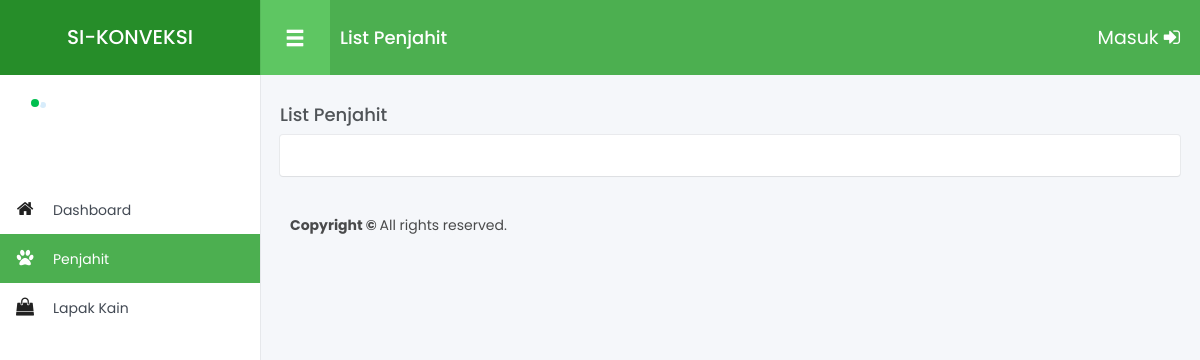
/PesanKustom/penjahit/16, run on an earlier commit of the app's database.
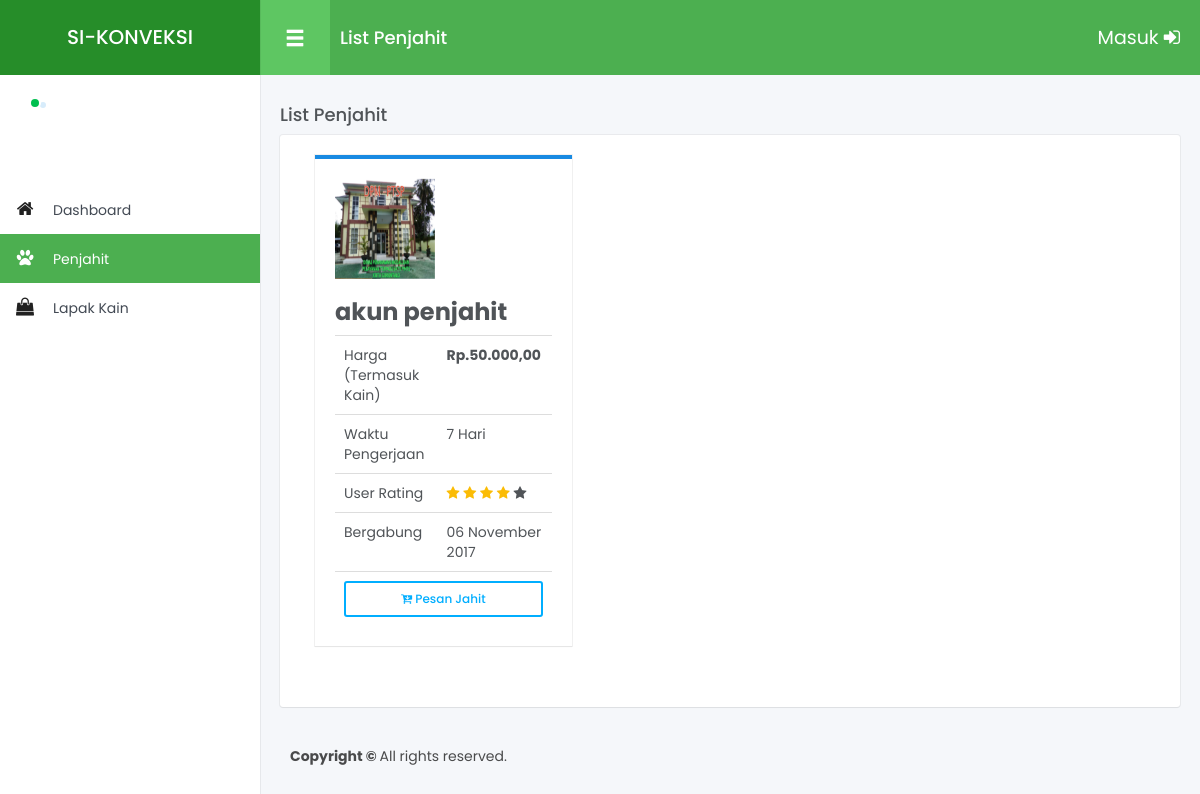
And on a later commit of the database.
### tables this page shows
CREATE TABLE `jasa_kustom` (
  `no` int(11) NOT NULL AUTO_INCREMENT,
  `kode_kategori` varchar(255) DEFAULT NULL,
  `id_penjahit` varchar(255) DEFAULT NULL,
  `harga` decimal(20,2) DEFAULT NULL,
  `harga_jahit` decimal(20,2) DEFAULT NULL,
  `keterangan` varchar(255) DEFAULT NULL,
  `waktu` int(11) DEFAULT NULL,
  PRIMARY KEY (`no`)
);

CREATE TABLE `users` (
  `no` int(11) NOT NULL AUTO_INCREMENT,
  `user` varchar(255) DEFAULT NULL,
  `pass` varchar(255) DEFAULT NULL,
  `nama` varchar(255) DEFAULT NULL,
  `level` enum('5','4','3','2','1') NOT NULL DEFAULT '5',
  `foto` varchar(255) DEFAULT NULL,
  `waktu` date DEFAULT NULL,
  PRIMARY KEY (`no`)
);

### application/views/include/template.php (called while the page is built, shortened)
<?php
    $this->load->model('Mdl_query');
    include "header.php" ;
    include "sidebar.php";
    $this->load->view($main) ;
    include'footer.php';
?>

### application/controllers/PesanKustom.php (called while the page is built, shortened)
<?php
class PesanKustom extends CI_Controller {
	public function __construct(){
        $this->load->model('Mdl_login');
        $this->load->model('Mdl_pesankustom');
        $this->load->model('Mdl_query');
    }
   public function penjahit()
	{
        $kategori                   = $this->uri->segment(3);
        $data['main']               = 'PesanKustom/penjahit';
        $data['title']              = 'List Penjahit';
        $data['pemesanan_act']      = 'current';
        $data['pemesanan_act2']     = 'active';
        $data['kustom_act']         = 'current';
        $config['per_page']         = 6;
        $from                       = $this->uri->segment(4);
        $data['penjahit']           = $this->Mdl_pesankustom->GetPagesPenjahit($kategori,$config['per_page'],$from);
		$this->load->view('include/template',$data);
	}
}

### index.php (called while the page is built, shortened)
<?php
require_once BASEPATH.'core/CodeIgniter.php';

### application/models/Mdl_pesankustom.php (called while the page is built, shortened)
<?php
class Mdl_pesankustom extends CI_Model{
    public function GetPagesPenjahit($kategori,$limit,$offset){
        if($offset == null)
        {
            $where = $limit;
        }
        else
        {
            $where = $limit.",".$offset;
        }
        $query = $this->db->query("
            SELECT
            rating.member,
            AVG(rating.rating) as nilai_member,
            users.`user`,users.foto,users.nama,users.waktu,
            jasa_kustom.harga,jasa_kustom.waktu as waktu_kerja,jasa_kustom.keterangan,jasa_kustom.kode_kategori, jasa_kustom.keterangan, jasa_kustom.no as no_kustom
             FROM
             rating,users,regis_penjahit,jasa_kustom
            WHERE
            users.`no` = rating.member
            AND
            users.`no` = jasa_kustom.id_penjahit
            AND
            regis_penjahit.id_users = users.`no`
            AND
            jasa_kustom.kode_kategori = '$kategori'
            GROUP BY member
            ORDER BY nilai_member DESC
            LIMIT $where
        ");
            return $query->result();
	}
}

### application/helpers/fungsidate_helper.php (called while the page is built, shortened)
<?php  if ( ! defined('BASEPATH')) exit('No direct script access allowed');
if ( ! function_exists('tgl_indo'))
{
	function tgl_indo($tgl)
	{
		$ubah = gmdate($tgl, time()+60*60*8);
		$pecah = explode("-",$ubah);
		$tanggal = $pecah[2];
		$bulan = bulan($pecah[1]);
		$tahun = $pecah[0];
		return $tanggal.' '.$bulan.' '.$tahun;
	}
}
if ( ! function_exists('bulan'))
{
	function bulan($bln)
	{
		switch ($bln)
		{
			case 11:
				return "November";
				break;
		}
	}
}

### application/views/PesanKustom/penjahit.php (the view, shortened to what the changed rows need)
<?php
    $sys_no     = $this->session->userdata('sys_no');
?>
<div id="wrapper">
	<div class="main-content">
		<div class="row small-spacing">
			<div class="col-xs-12">
				<div class="box-content">
                        <?php
                            foreach($penjahit as $list)
                            {
                        ?>
                        <div class="col-lg-4 col-md-6 col-xs-12"  >
                            <div class="box-content bordered primary" >
                                <div class="profile-avatar">
                                    <?php
                                        if(!is_null(@$list->foto))
                                        {
                                     ?>
                                        <img src="<?= base_url(); ?>/assets/images/<?= $list->foto ?>" alt=""  style="height:100px; width:100px;">
                                    <?php
                                        }
                                        else
                                        {
                                    ?>
                                        <img src="<?= base_url(); ?>/assets/images/blank.png" alt=""  style="height:100px;">
                                    <?php
                                        }
                                    ?>
                                    <h3><strong><?= $list->nama ?></strong></h3>
                                </div>
                                <table class="table  no-margin">
                                    <tbody>
                                        <tr>
                                            <td>Harga (Termasuk Kain)</td>
                                            <td>
                                                <b><?= rupiah($list->harga) ?></b>
                                            </td>
                                        </tr>
                                        <tr>
                                            <td>Waktu Pengerjaan</td>
                                            <td>
                                                <?= $list->waktu_kerja ?> Hari
                                            </td>
                                        </tr>
                                        <tr>
                                            <td>User Rating</td>
                                            <td>
                                                <?= rating($list->nilai_member) ?>
                                            </td>
                                        </tr>
                                        <tr>
                                            <td>Bergabung </td>
                                            <td><?= tgl_indo($list->waktu) ?></td>
                                        </tr>
                                        <tr>
                                            <td colspan="2" style="text-align:center">
                                                <?php
                                                    if(isset($sys_no))
                                                    {
                                                ?>
                                                        <a href="<?= base_url()?>pesankustom/detail_pesan/<?= $list->no_kustom ?>" class="btn btn-info btn-bordered btn-xs btn-block" ><i class="fa fa-american-sign-language-interpreting"></i> Pesan Jahit  </a>
                                                <?php
                                                    }
                                                    else
                                                    {
                                                ?>
                                                        <a href="#" class="btn btn-info  btn-bordered btn-xs btn-block" data-toggle='modal'data-target='#belum_login'    style='text-decoration: none;'><i class="fa fa-cart-arrow-down"></i> Pesan Jahit </a>
                                                <?php
                                                    }
                                                ?>
                                            </td>
                                        </tr>
                                    </tbody>
                                </table>
                            </div>
                         <br/>
                    </div>
                        <?php
                            }
                        ?>
                 <div class="col-lg-12">
                    </div>
				</div>
            </div>
		</div>

### application/helpers/angka_helper.php (shortened to what the changed rows need)
<?php  if ( ! defined('BASEPATH')) exit('No direct script access allowed');
if ( ! function_exists('rupiah'))
{
	function rupiah($angka)
	{
		return "Rp.".number_format($angka,2,",",".");
	}
}
if ( ! function_exists('rating'))
{
	function rating($nilai)
	{
        if ($nilai == 5)
        {
            return '<i class="fa fa-star text-warning"></i> <i class="fa fa-star text-warning"></i> <i class="fa fa-star text-warning"></i> <i class="fa fa-star text-warning"></i> <i class="fa fa-star text-warning"></i>';
        }
        else if ($nilai >= 4 && $nilai <= 5)
        {
            return '<i class="fa fa-star text-warning"></i> <i class="fa fa-star text-warning"></i> <i class="fa fa-star text-warning"></i> <i class="fa fa-star text-warning"></i> <i class="fa fa-star"></i>';
        }
	}
}

What changed in the data, as far as the page shows it:
added jasa_kustom: users.foto (picture), users.nama "akun penjahit", harga "Rp.50.000,00", waktu "7", users.waktu "06 November 2017"
